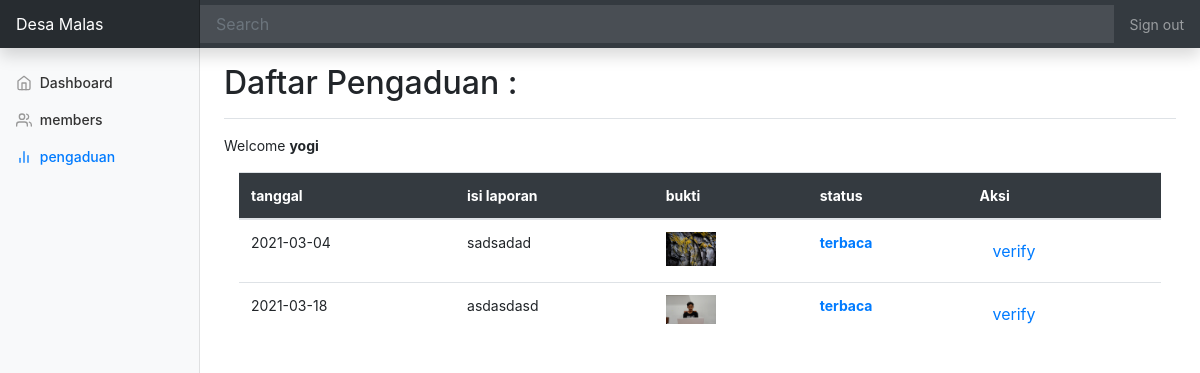
Before: /view/petugas/pengaduan.php (signed in) with the older database file.
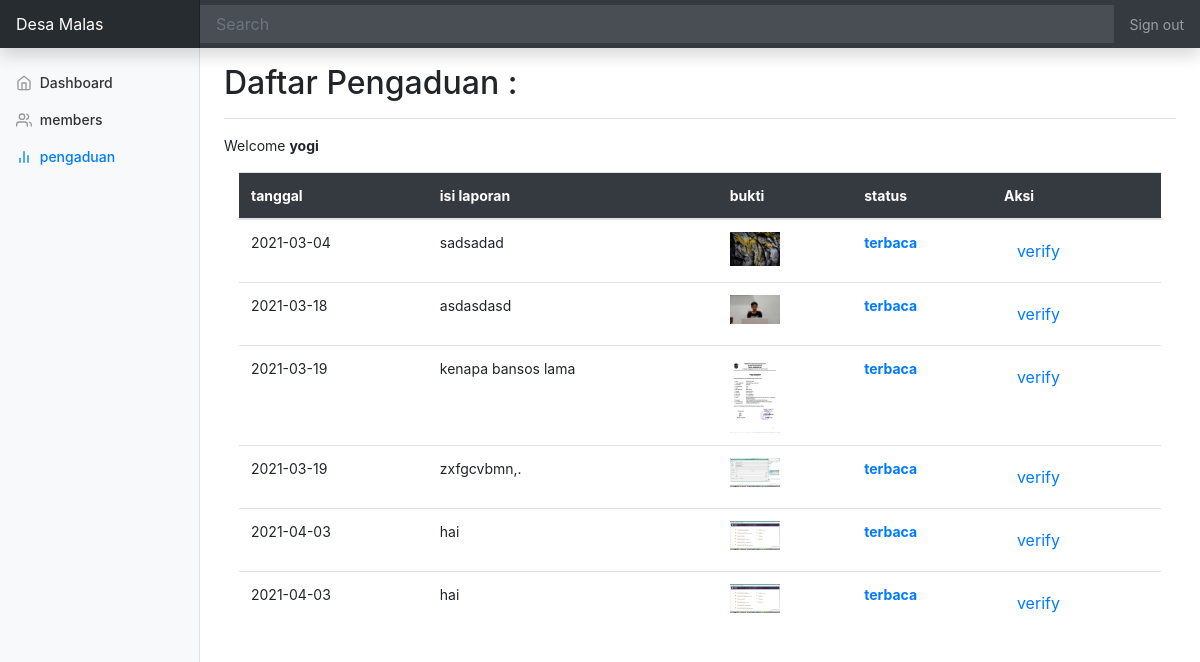
After: the same page with the newer database file.
### tables this page shows
CREATE TABLE `pengaduan` (
  `id_pengaduan` int(11) NOT NULL,
  `tgl_pengaduan` date DEFAULT NULL,
  `nik` char(16) DEFAULT NULL,
  `isi_laporan` text DEFAULT NULL,
  `foto` varchar(255) DEFAULT NULL,
  `status` enum('0','proses','selesai') DEFAULT NULL
);

### view/petugas/pengaduan.php (the view, shortened to what this page needs)
<?php
require '../../db.php';
 $name = $_SESSION['username'];
      $sql = "SELECT * FROM pengaduan";
      $execute = mysqli_query($conn,$sql);
      $getdata = mysqli_fetch_All($execute,MYSQLI_ASSOC);
?>
<!doctype html>
<html lang="en">
  <head>
<link href="../../assets/dist/css/bootstrap.min.css" rel="stylesheet">
    <link href="../../assets/dist/css/dashboard.css" rel="stylesheet">
  </head>
  <body>
    <nav class="navbar navbar-dark sticky-top bg-dark flex-md-nowrap p-0 shadow">
  <a class="navbar-brand col-md-3 col-lg-2 mr-0 px-3" href="#">Desa Malas</a>
  <input class="form-control form-control-dark w-100" type="text" placeholder="Search" aria-label="Search">
  <ul class="navbar-nav px-3">
    <li class="nav-item text-nowrap">
      <a class="nav-link" href="logout.php">Sign out</a>
    </li>
  </ul>
</nav>
<div class="container-fluid ">
  <div class="row">
    <nav id="sidebarMenu" class="col-md-3 col-lg-2 d-md-block bg-light sidebar collapse">
      <div class="sidebar-sticky pt-3">
        <ul class="nav flex-column">
          <li class="nav-item">
            <a class="nav-link " href="index.php">
              <span data-feather="home"></span>
              Dashboard <span class="sr-only">(current)</span>
            </a>
          </li>
           <li class="nav-item">
            <a class="nav-link " href="members.php">
              <span data-feather="users"></span>
              members
            </a>
          </li>
          <li class="nav-item">
            <a class="nav-link active" href="pengaduan.php">
              <span data-feather="bar-chart-2"></span>
              pengaduan
            </a>
          </li>
        </ul>
      </div>
    </nav>
    <main role="main" class="col-md-9 ml-sm-auto col-lg-10 px-md-4">
      <div class="d-flex justify-content-between flex-wrap flex-md-nowrap align-items-center pt-3 pb-2 mb-3 border-bottom">
        <h1 class="h2">Daftar Pengaduan :</h1>
      </div>
      <p>Welcome <b><?php echo $name ;?></b></p>
      <div class="container col-md-12">
      <table class="table table-hover">
        <thead class="bg-dark text-white ">
            <tr>
              <th>tanggal</th>
              <th>isi laporan</th>
              <th>bukti</th>
              <th>status</th>
              <th>Aksi</th>
            </tr>
        </thead>
        <tbody >
          <?php foreach($getdata as $data) :
            $status = $data['status'];
            if($status == '0')
            {
              $status = 'terkirim';
            }
            else if($status == 'proses')
            {
              $status = '<p class="text-primary">terbaca</p>';
            }
            else
            {
              $status = '<p class="text-success">ditanggapi</p>';
            }
            ?>
          <tr>
            <td><?php echo $data['tgl_pengaduan'];?></td>
            <td><?php echo $data['isi_laporan'];?></td>
            <td><img src="../../img/<?php echo $data['foto'];?>"  width ="50px"alt=""></td>
            <td class="text-success "><b><?php echo $status ;?></b></td>
            <td>
              <form action="" method="post">
                <button value="<?php echo $data['id_pengaduan'] ;?>"type="submit" class="btn btn-link text-primary" name="verify">verify</button>
              </form>
            </td>
          </tr>
        <?php endforeach ;?>
        </tbody>
      </table>
    </div>
    </main>
  </div>
</div>
        <script src="../../assets/dist/js/dashboard.js"></script></body>
</html>

Changed rows visible on the page:
added pengaduan: tgl_pengaduan "2021-03-19", isi_laporan "kenapa bansos lama", foto (picture), status "terbaca", $data['id_pengaduan'] 26 (drawn)
added pengaduan: tgl_pengaduan "2021-03-19", isi_laporan "zxfgcvbmn,.", foto (picture), status "terbaca", $data['id_pengaduan'] 27 (drawn)
added pengaduan: tgl_pengaduan "2021-04-03", isi_laporan "hai", foto (picture), status "terbaca", $data['id_pengaduan'] 28 (drawn)
added pengaduan: tgl_pengaduan "2021-04-03", isi_laporan "hai", foto (picture), status "terbaca", $data['id_pengaduan'] 29 (drawn)
